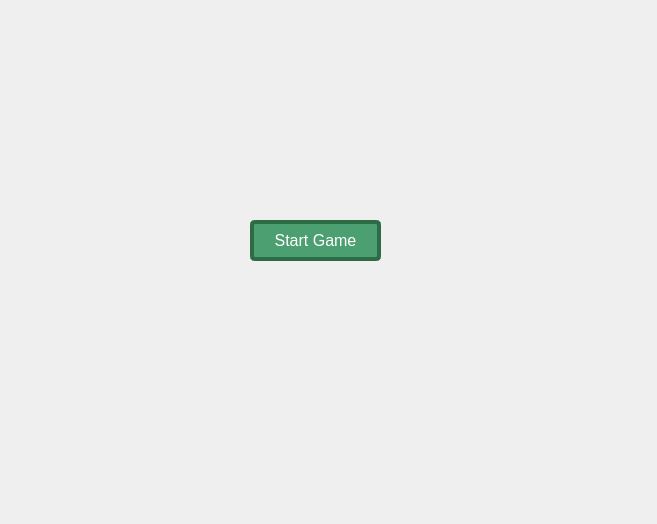
<?xml version="1.0" encoding="UTF-8"?>
<ui version="4.0">
 <class>StartGame</class>
 <widget class="QDialog" name="StartGame">
  <property name="geometry">
   <rect>
    <x>0</x>
    <y>0</y>
    <width>657</width>
    <height>524</height>
   </rect>
  </property>
  <property name="windowTitle">
   <string>Dialog</string>
  </property>
  <widget class="QPushButton" name="startButton">
   <property name="geometry">
    <rect>
     <x>250</x>
     <y>220</y>
     <width>131</width>
     <height>41</height>
    </rect>
   </property>
   <property name="styleSheet">
    <string notr="true">QPushButton {
                          background-color: #4C9F70; 
                          color: white; 
                          font-size: 16px; 
                          border: 4px solid #2C6B43; 
                          border-radius: 5px; 
                          padding: 10px 10px;
                          text-align: center;
                          }
QPushButton:pressed {
                          background-color: #3E7F58;
}
QPushButton:hover {
                          background-color: #3E7F58;
}</string>
   </property>
   <property name="text">
    <string>Start Game</string>
   </property>
  </widget>
 </widget>
 <resources/>
 <connections/>
</ui>
